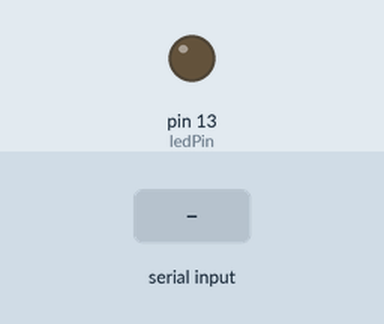
The sketch below on a simulated Arduino Uno, built with avr-gcc and run on an emulated ATmega328P. Shown: output pins drawn as LEDs (lit = HIGH). Dashed ring = blinking. The inputs (shaded band) are chosen by the test bench. What the sketch prints to the serial monitor is not drawn.

Above: at 1.2 s.
1.3 s: "1\n" received over Serial
At 2.4 s:
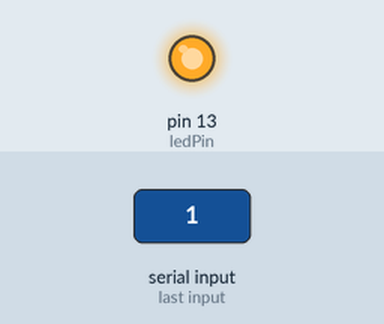
7.3 s: "0\n" received over Serial
At 8.0 s:
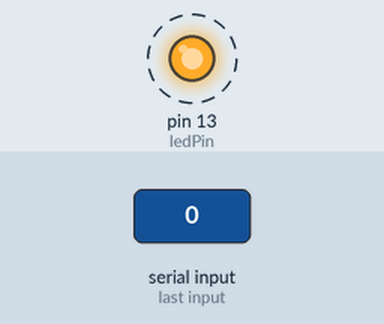
Timing chart, 0 to 13.1 s (numbered marks = the images above; inputs shaded):
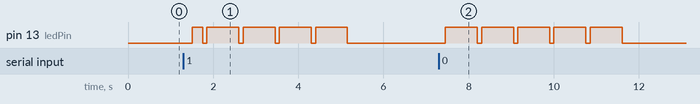

The sketch:

morse.generator.ino
```cpp
/*
 * This program blinks morse code on pin 13 of the Arduino (or the built-in LED)
 * Turn the VERBOSE define (below) on or off as you wish.
 *
 * You can use the Serial Console to provide the Strings to translate.
 *
 * Also available at https://www.tinkercad.com/things/7RGhSjmQfOj-morse-generator/editel
 */
#define NULL 0
#define ledPin LED_BUILTIN // or 13...

#define true 1
#define false 0
#define VERBOSE true

String EOS = "\r\n";
String receivedSentence = "";

typedef struct {
  char letter;
  String code;
} morseCode;

morseCode alphabet[36];

/*
 * At the end of each line, this is a mnemotechnic method to learn the Morse code (the words are French words...).
 * - Each word begins with the letter it stands for
 * - Each word has as many syllables as there are signs in the letter's code
 * - Each syllable wth an 'o' is a dash
 * - Other syllables are dots.
 * Example: V : Ve-ge-ta-tion
 * -> It's a V: it has four signs
 * -> Last one is a dash, others are dots
 * -> V = ..._
 */
void initMorseAlphabet() {
  // Letters
  alphabet[0].letter = 'A';  alphabet[0].code = "._";    // Allo
  alphabet[1].letter = 'B';  alphabet[1].code = "_...";  // Bombardement / (or Bonaparte)
  alphabet[2].letter = 'C';  alphabet[2].code = "_._.";  // Compte Goutte
  alphabet[3].letter = 'D';  alphabet[3].code = "_..";   // Domaine
  alphabet[4].letter = 'E';  alphabet[4].code = ".";     // Eh!
  alphabet[5].letter = 'F';  alphabet[5].code = ".._.";  // Fanfaronne
  alphabet[6].letter = 'G';  alphabet[6].code = "__.";   // Gloutonne
  alphabet[7].letter = 'H';  alphabet[7].code = "....";  // Heureusement
  alphabet[8].letter = 'I';  alphabet[8].code = "..";    // Ile
  alphabet[9].letter = 'J';  alphabet[9].code = ".___";  // J'ai mon loto
  alphabet[10].letter = 'K'; alphabet[10].code = "_._";  // Kohinor
  alphabet[11].letter = 'L'; alphabet[11].code = "._.."; // Linotype
  alphabet[12].letter = 'M'; alphabet[12].code = "__";   // Moto
  alphabet[13].letter = 'N'; alphabet[13].code = "_.";   // Note
  alphabet[14].letter = 'O'; alphabet[14].code = "___";  // Oloron
  alphabet[15].letter = 'P'; alphabet[15].code = ".__."; // Pyrophore
  alphabet[16].letter = 'Q'; alphabet[16].code = "__._"; // Quocorico
  alphabet[17].letter = 'R'; alphabet[17].code = "._.";  // Raisonne
  alphabet[18].letter = 'S'; alphabet[18].code = "...";  // Salade
  alphabet[19].letter = 'T'; alphabet[19].code = "_";    // Top
  alphabet[20].letter = 'U'; alphabet[20].code = ".._";  // Unisson
  alphabet[21].letter = 'V'; alphabet[21].code = "..._"; // Vegetation
  alphabet[22].letter = 'W'; alphabet[22].code = ".__";  // Wagon long
  alphabet[23].letter = 'X'; alphabet[23].code = "_.._"; // Xochimilco
  alphabet[24].letter = 'Y'; alphabet[24].code = "_.__"; // Yotcheoufou
  alphabet[25].letter = 'Z'; alphabet[25].code = "__.."; // Zoroastre
  // Digits
  alphabet[26].letter = '1'; alphabet[26].code = ".____";
  alphabet[27].letter = '2'; alphabet[27].code = "..___";
  alphabet[28].letter = '3'; alphabet[28].code = "...__";
  alphabet[29].letter = '4'; alphabet[29].code = "...._";
  alphabet[30].letter = '5'; alphabet[30].code = ".....";
  alphabet[31].letter = '6'; alphabet[31].code = "-....";
  alphabet[32].letter = '7'; alphabet[32].code = "__...";
  alphabet[33].letter = '8'; alphabet[33].code = "___..";
  alphabet[34].letter = '9'; alphabet[34].code = "____.";
  alphabet[35].letter = '0'; alphabet[35].code = "_____";
}

void setup() {
  pinMode(ledPin, OUTPUT);
  Serial.begin(9600);

  initMorseAlphabet();
}

void renderCode(char letter) {
  if (letter != '\n' && letter != '\r') {
    if (letter != ' ' && VERBOSE) {
      Serial.print("Rendering ");
      Serial.print(letter);
      Serial.print(" ");
    }
    // Find it
    morseCode * found = NULL;
    for (int i = 0; i < 36; i++) {
      if (alphabet[i].letter == letter) {
        found = &alphabet[i];
        break;
      }
    }
    if (found != NULL) {
      String code = found->code;
      for (int i = 0; i < code.length(); i++) {
        digitalWrite(ledPin, HIGH);
        if (code.charAt(i) == '.') {
          if (VERBOSE) {
            Serial.print(". ");
          }
          delay(250);
        } else {
          if (VERBOSE) {
            Serial.print("_ ");
          }
          delay(750);
        }
        digitalWrite(ledPin, LOW);
        delay(100); // Between signs
      }
      if (VERBOSE) {
        Serial.println();
      }
    } else {
      if (letter == ' ') {
        delay(100); // Between signs of a character
      } else {
        if (VERBOSE) {
          Serial.print("[");
          Serial.print(letter);
          Serial.println("] not found...");
        }
      }
    }
  }
}

void loop() {

  int data = -1;
  while (Serial.available() > 0) { // Checks whether data is coming from the serial port
    data = Serial.read(); // Reads the data from the serial port (can be a bluetooth port)
    receivedSentence.concat((char)data);
  }
  // Received a String
  if (receivedSentence.length() > 0) {
    if (receivedSentence.endsWith(EOS)) {
      receivedSentence = receivedSentence.substring(0, receivedSentence.length() - EOS.length());
    }
    receivedSentence.toUpperCase();
    Serial.print("Translating: ");
    Serial.println(receivedSentence);
    for (int i = 0; i < receivedSentence.length(); i++) {
      renderCode(receivedSentence.charAt(i));
      delay(100); // between letters
    }
  }
  receivedSentence = ""; // Reset
  delay(500);
}
```

Measured:
- after the input at 1.3 s, pin 13 (ledPin): LOW → HIGH after 0.20 s, then repeats every 0.85 s: LOW 0.10 s, HIGH 0.75 s, until it stays LOW from 5.2 s
- after the input at 7.3 s, pin 13 (ledPin): alternates HIGH for 0.75 s and LOW for 0.10 s, 10 changes in all, then stays LOW, starting after 0.15 s
